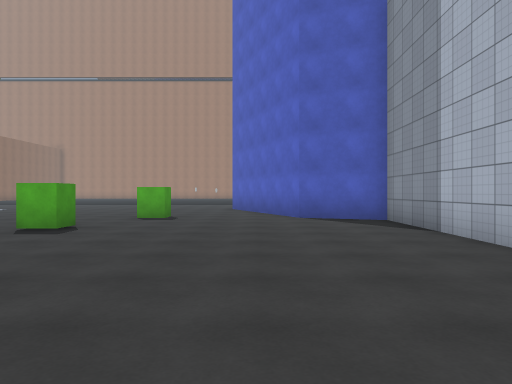
View 1 (above)

16 first-person views from a walk through a Unity game level. The camera is 1.3 m above the floor, looks level and sees 70° across. The floor is counted in squares, 2 m on a side. Each view is taken from the middle of a square. On the plan, view 1 faces up. The plan holds only what a view shows up to about 11 squares ahead; the rest is blank. The place goes on beyond the plan. The player is left out. Surface patterns are stand-ins for the level's own textures.

View 2
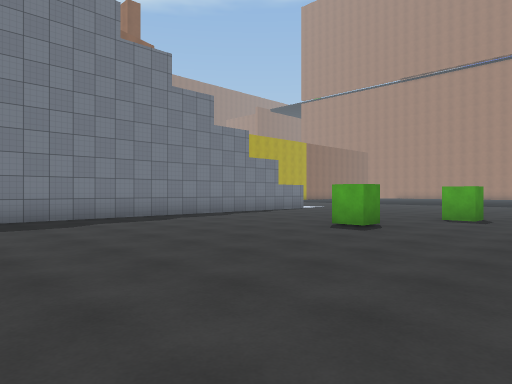

View 3
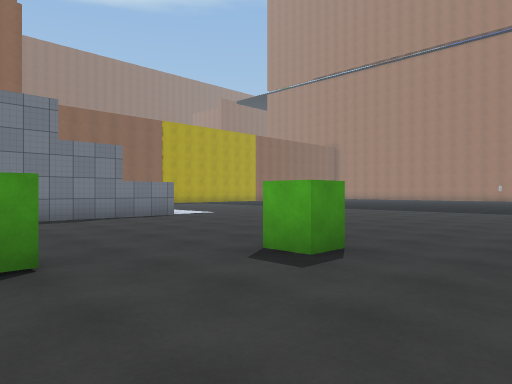

View 4
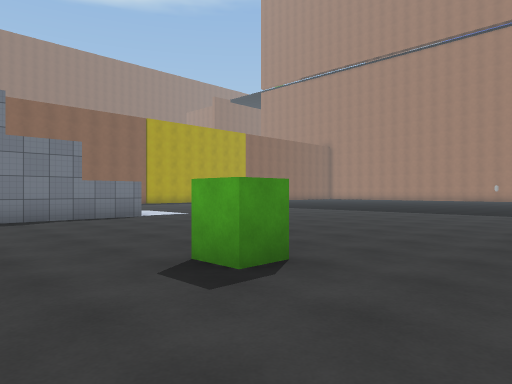

View 5
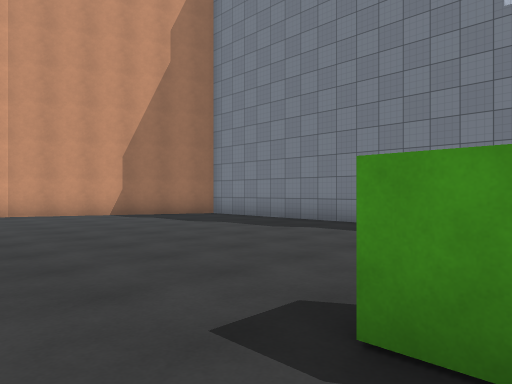

View 6
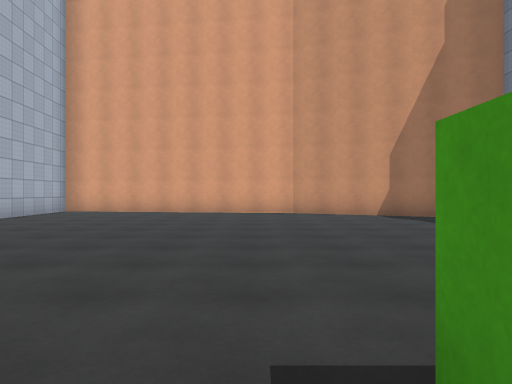

View 7
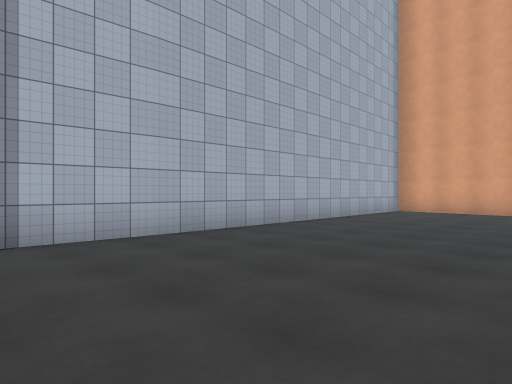

View 8
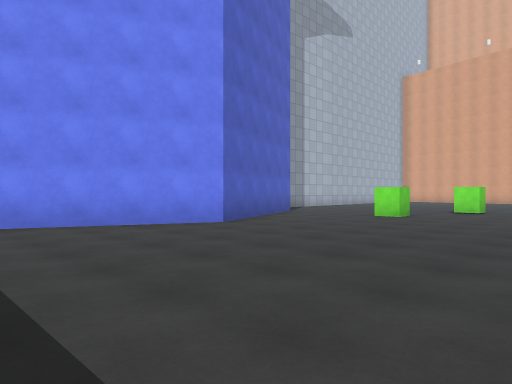

View 9
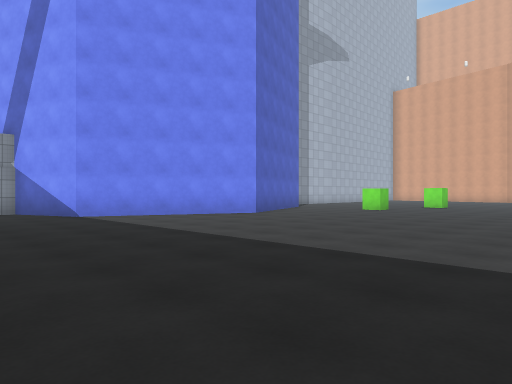

View 10
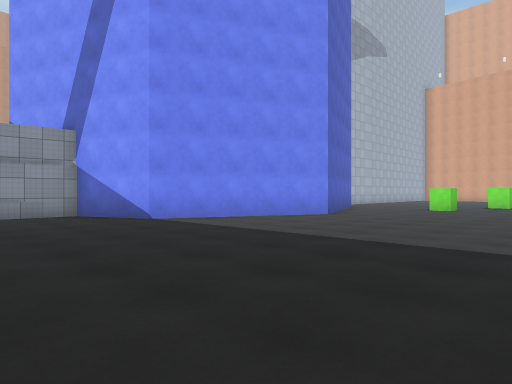

View 11
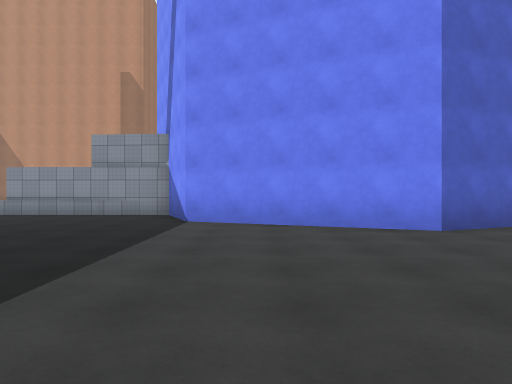

View 12
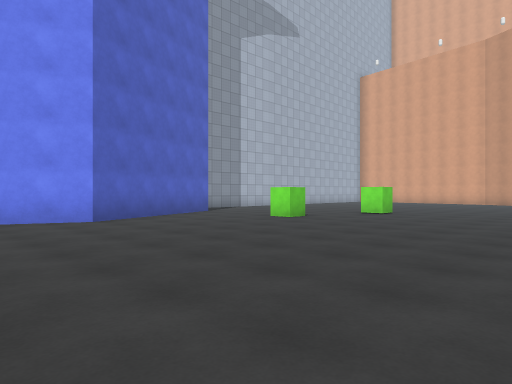

View 13
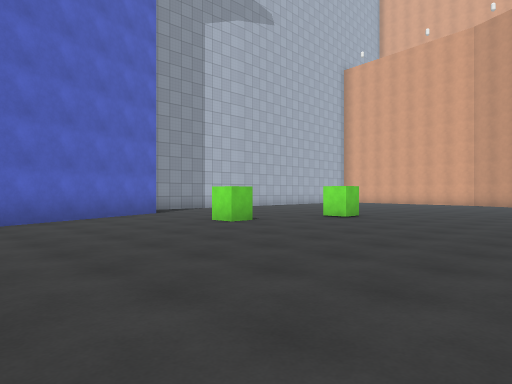

View 14
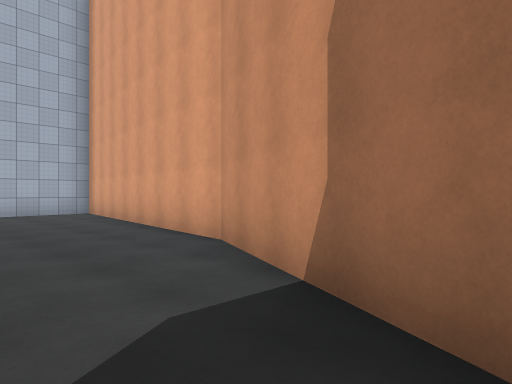

View 15
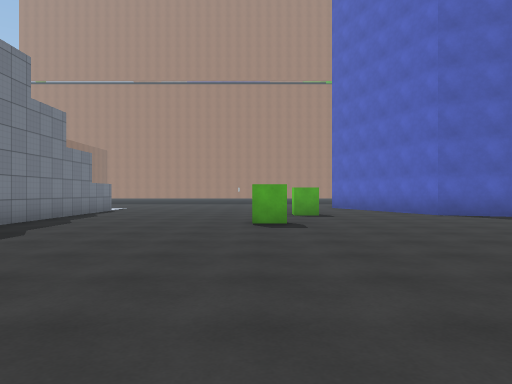

View 16
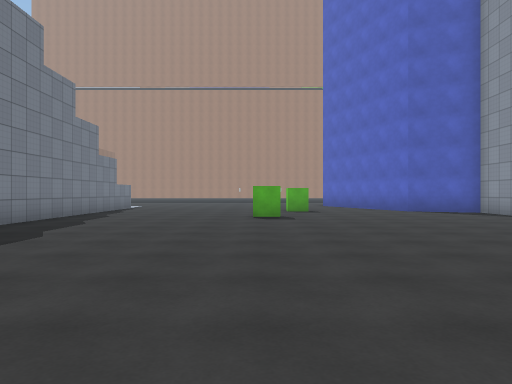

### Floor plan
Points are (right, up) in squares from view 1. A wall is a line through its corners. A room is listed if a view was taken in it or the views show most of it. See-through windows are left out.
Room 1 (views 1, 2, 3, 4, 5, 6, 7, 8, 9, 10, 11, 12, 13, 14, 15, 16)
walls: (-3, 9.7) (-2.3, 9.7) (-2.3, 9.1) (-3, 9.1) (-3, 9.7); (-3.4, 6.9) (-3.4, 6.2) (-4.1, 6.2) (-4.1, 6.9) (-3.4, 6.9); (-9, 11.8) (-9, -1.5); (3, 4.1) (3, 8.5) (1.1, 9.2) (-0.9, 13.9) (1.1, 18.6) (3.2, 19.4) (3.2, 23.6); (-8.4, -2.2) (-4.1, -4.2); (3.3, -4.5) (3, 4.3)

Where each view was taken, in squares from view 1:
view 1: 0 up, 0 right, facing up
view 2: 0 up, 0 right, facing up-left
view 3: 6 up, 0 right, facing up-left
view 4: 7 up, 0 right, facing up-left
view 5: 7 up, 2 left, facing down-left
view 6: 7 up, 3 left, facing down
view 7: 7 up, 2 left, facing down-right
view 8: 19 up, 7 left, facing down-right
view 9: 22 up, 9 left, facing down-right
view 10: 23 up, 7 left, facing down-right
view 11: 17 up, 7 left, facing right
view 12: 17 up, 9 left, facing down-right
view 13: 15 up, 9 left, facing down-right
view 14: 1 down, 8 left, facing down-right
view 15: 1 down, 4 left, facing up
view 16: 3 down, 4 left, facing up
